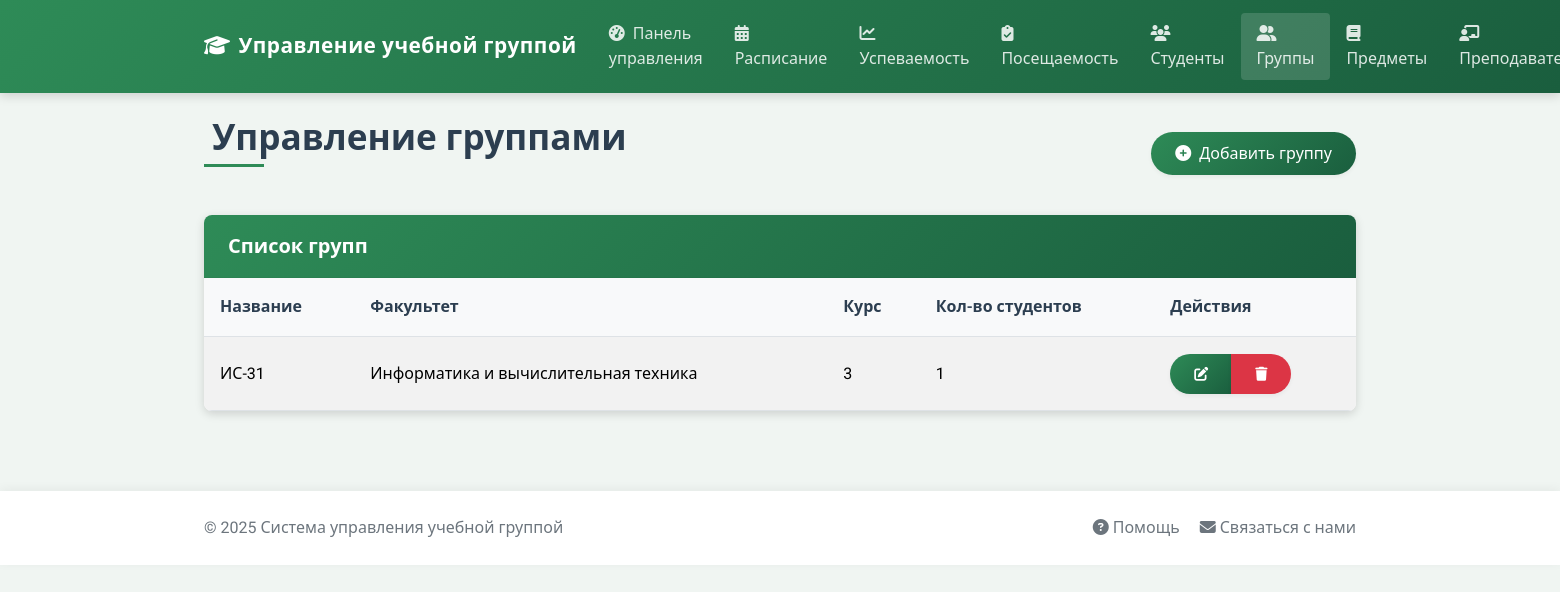
/groups/ (signed in), run on the app's committed database.
### app/models/models.py (models this page shows, shortened)
class Group(db.Model):
    id = db.Column(db.Integer, primary_key=True)
    name = db.Column(db.String(64), unique=True, nullable=False)
    faculty = db.Column(db.String(64))
    year = db.Column(db.Integer)
    students = db.relationship('User',
                              secondary=student_group,
                              lazy='subquery',
                              backref=db.backref('groups', lazy=True))
    schedules = db.relationship('Schedule', backref='group', lazy='dynamic')

### app/routes/groups.py (the view)
@bp.route('/')
@login_required
def index():
    if current_user.role != 'admin':
        flash('У вас нет доступа к этой странице', 'danger')
        return redirect(url_for('main.dashboard'))
    groups = Group.query.order_by(Group.name).all()
    return render_template('groups/index.html', groups=groups)

### app/context_processors.py (called while the page is built)
def csrf_processor():
    return {'csrf_token': generate_csrf()}

### app/models/__init__.py (called while the page is built)
@login_manager.user_loader
def load_user(id):
    return User.query.get(int(id))

### app/templates/groups/index.html (shortened to what this page needs)
{% extends "base.html" %}
{% block content %}
<div class="row">
    <div class="col-md-12">
        <div class="d-flex justify-content-between align-items-center mb-4">
            <h1>Управление группами</h1>
            <a href="{{ url_for('groups.add') }}" class="btn btn-primary">
                <i class="fas fa-plus-circle me-1"></i> Добавить группу
            </a>
        </div>
        {% if groups %}
        <div class="card">
            <div class="card-header bg-primary text-white">
                <h5 class="card-title mb-0">Список групп</h5>
            </div>
            <div class="card-body p-0">
                <div class="table-responsive">
                    <table class="table table-striped table-hover mb-0">
                        <thead>
                            <tr>
                                <th>Название</th>
                                <th>Факультет</th>
                                <th>Курс</th>
                                <th>Кол-во студентов</th>
                                <th>Действия</th>
                            </tr>
                        </thead>
                        <tbody>
                            {% for group in groups %}
                            <tr>
                                <td>{{ group.name }}</td>
                                <td>{{ group.faculty }}</td>
                                <td>{{ group.year }}</td>
                                <td>{{ group.students|length }}</td>
                                <td>                                    <div class="btn-group" role="group">
                                        <a href="{{ url_for('groups.edit', id=group.id) }}" class="btn btn-sm btn-primary" title="Редактировать">
                                            <i class="fas fa-edit"></i>
                                        </a>
                                        <button type="button" class="btn btn-sm btn-danger"
                                                data-bs-toggle="modal" data-bs-target="#deleteModal{{ group.id }}" title="Удалить">
                                            <i class="fas fa-trash"></i>
                                        </button>
                                    </div>
                                </td>
                            </tr>
                            {% endfor %}
                        </tbody>
                    </table>
                </div>            </div>
        </div>
        {% else %}
        <div class="alert alert-info">
            <i class="fas fa-info-circle me-2"></i> Нет доступных групп. Создайте первую группу!
        </div>
        {% endif %}
    </div>
</div>
{% endblock %}

### app/static/css/style.css (style rules this page uses)
:root { --primary-color: #2e8b57; --secondary-color: #6c757d; --success-color: #218838; --info-color: #20a2a0; --warning-color: #d4a72c; --danger-color: #c9302c; --light-color: #f8f9fa; --dark-color: #344a3d; --border-radius: 0.5rem; --box-shadow: 0 3px 10px rgba(0, 0, 0, 0.15); --transition: all 0.3s ease; }
body { font-family: 'Roboto', 'Segoe UI', sans-serif; background-color: #f0f5f2; color: #333; line-height: 1.6; }
h1, h2, h3, h4, h5, h6 { font-weight: 600; margin-bottom: 1.2rem; }
h1 { font-size: 2.2rem; margin-bottom: 1.5rem; position: relative; padding-bottom: 0.5rem; color: #2c3e50; }
h1:after { content: ''; position: absolute; bottom: 0; left: 0; width: 60px; height: 3px; background-color: var(--primary-color); }
.card { border: none; border-radius: var(--border-radius); box-shadow: var(--box-shadow); transition: var(--transition); margin-bottom: 2rem; overflow: hidden; }
.card-header { background-color: rgba(0, 0, 0, 0.03); border-bottom: 1px solid rgba(0, 0, 0, 0.05); padding: 1.2rem 1.5rem; font-weight: 600; }
.card-body { padding: 1.5rem; }
.card-header.bg-primary { background: linear-gradient(135deg, var(--primary-color), #1a5e3e) !important; color: white; }
.table { width: 100%; border-collapse: separate; border-spacing: 0; }
.table th, .table td { padding: 1rem; vertical-align: middle; }
.table th { font-weight: 600; color: #2c3e50; background-color: #f8f9fa; border-top: none; }
.table-striped tbody tr:nth-of-type(odd) { background-color: rgba(0, 0, 0, 0.02); }
.table td { border-top: 1px solid rgba(0, 0, 0, 0.05); }
.btn { font-weight: 500; border-radius: 2rem; padding: 0.6rem 1.5rem; transition: var(--transition); box-shadow: 0 2px 4px rgba(0, 0, 0, 0.05); border: none; }
.btn-primary { background: linear-gradient(135deg, var(--primary-color), #1a5e3e); }
.card, .alert, .jumbotron { animation: fadeIn 0.5s ease-out; }

### app/static/css/modal-fix.css (style rules this page uses)
body.modal-fix-applied { overflow-y: scroll !important; padding-right: 0 !important; margin-right: 0 !important; }
.table td { position: relative; }

### data on the page
Group: name "ИС-31", faculty "Информатика и вычислительная техника", year "3", students|length "1"
